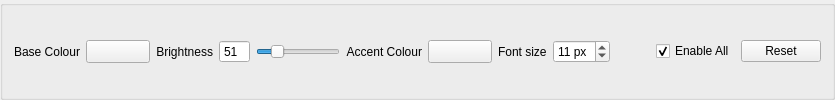
     <widget class="QGroupBox" name="mixedControls_groupBox">
      <layout class="QHBoxLayout" name="horizontalLayout_7">
       <item>
        <widget class="QLabel" name="base_label">
         <property name="text">
          <string>Base Colour</string>
         </property>
         <property name="alignment">
          <set>Qt::AlignRight|Qt::AlignTrailing|Qt::AlignVCenter</set>
         </property>
         <property name="buddy">
          <cstring>base_colorChooser_button</cstring>
         </property>
        </widget>
       </item>
       <item>
        <widget class="QToolButton" name="base_colorChooser_button">
         <property name="minimumSize">
          <size>
           <width>64</width>
           <height>0</height>
          </size>
         </property>
         <property name="colorChooser" stdset="0">
          <bool>true</bool>
         </property>
         <property name="xmlTag" stdset="0">
          <string>window</string>
         </property>
        </widget>
       </item>
       <item>
        <widget class="QLabel" name="brightness_label">
         <property name="text">
          <string>Brightness</string>
         </property>
         <property name="alignment">
          <set>Qt::AlignRight|Qt::AlignTrailing|Qt::AlignVCenter</set>
         </property>
         <property name="buddy">
          <cstring>uiBrightness_slider</cstring>
         </property>
        </widget>
       </item>
       <item>
        <widget class="QSpinBox" name="uiBrightness_spinBox">
         <property name="buttonSymbols">
          <enum>QAbstractSpinBox::NoButtons</enum>
         </property>
         <property name="maximum">
          <number>255</number>
         </property>
         <property name="value">
          <number>51</number>
         </property>
        </widget>
       </item>
       <item>
        <widget class="QSlider" name="uiBrightness_slider">
         <property name="maximum">
          <number>255</number>
         </property>
         <property name="pageStep">
          <number>17</number>
         </property>
         <property name="value">
          <number>51</number>
         </property>
         <property name="orientation">
          <enum>Qt::Horizontal</enum>
         </property>
         <property name="tickPosition">
          <enum>QSlider::NoTicks</enum>
         </property>
         <property name="tickInterval">
          <number>10</number>
         </property>
        </widget>
       </item>
       <item>
        <widget class="QLabel" name="accent_label">
         <property name="text">
          <string>Accent Colour</string>
         </property>
         <property name="alignment">
          <set>Qt::AlignRight|Qt::AlignTrailing|Qt::AlignVCenter</set>
         </property>
         <property name="buddy">
          <cstring>accent_colorChooser_button</cstring>
         </property>
        </widget>
       </item>
       <item>
        <widget class="QToolButton" name="accent_colorChooser_button">
         <property name="minimumSize">
          <size>
           <width>64</width>
           <height>0</height>
          </size>
         </property>
         <property name="colorChooser" stdset="0">
          <bool>true</bool>
         </property>
         <property name="xmlTag" stdset="0">
          <string>highlight</string>
         </property>
        </widget>
       </item>
       <item>
        <widget class="QLabel" name="fontSize_label">
         <property name="text">
          <string>Font size</string>
         </property>
         <property name="buddy">
          <cstring>fontSize_spinBox</cstring>
         </property>
        </widget>
       </item>
       <item>
        <widget class="QSpinBox" name="fontSize_spinBox">
         <property name="suffix">
          <string> px</string>
         </property>
         <property name="minimum">
          <number>6</number>
         </property>
         <property name="maximum">
          <number>24</number>
         </property>
         <property name="value">
          <number>11</number>
         </property>
        </widget>
       </item>
       <item>
        <spacer name="horizontalSpacer">
         <property name="orientation">
          <enum>Qt::Horizontal</enum>
         </property>
         <property name="sizeHint" stdset="0">
          <size>
           <width>40</width>
           <height>20</height>
          </size>
         </property>
        </spacer>
       </item>
       <item>
        <widget class="QCheckBox" name="enable_checkBox">
         <property name="toolTip">
          <string>Enable or disable the entire UI</string>
         </property>
         <property name="text">
          <string>Enable All</string>
         </property>
         <property name="checked">
          <bool>true</bool>
         </property>
        </widget>
       </item>
       <item>
        <widget class="QPushButton" name="resetStylesheet_pushButton">
         <property name="sizePolicy">
          <sizepolicy hsizetype="Minimum" vsizetype="Fixed">
           <horstretch>0</horstretch>
           <verstretch>0</verstretch>
          </sizepolicy>
         </property>
         <property name="text">
          <string>Reset</string>
         </property>
        </widget>
       </item>
      </layout>
     </widget>
